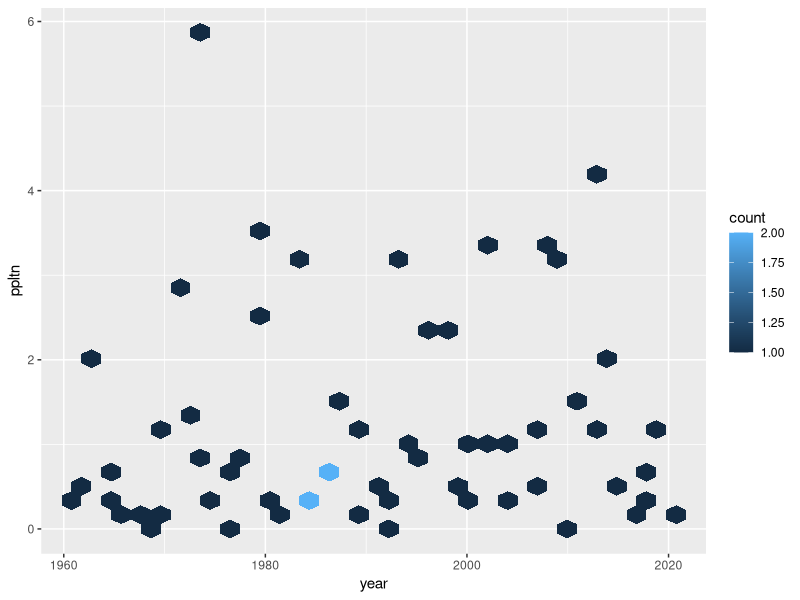
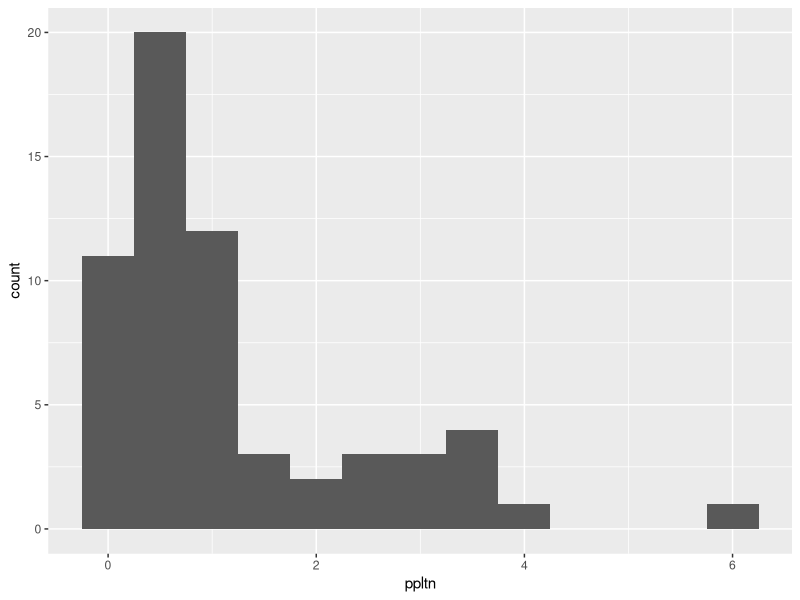
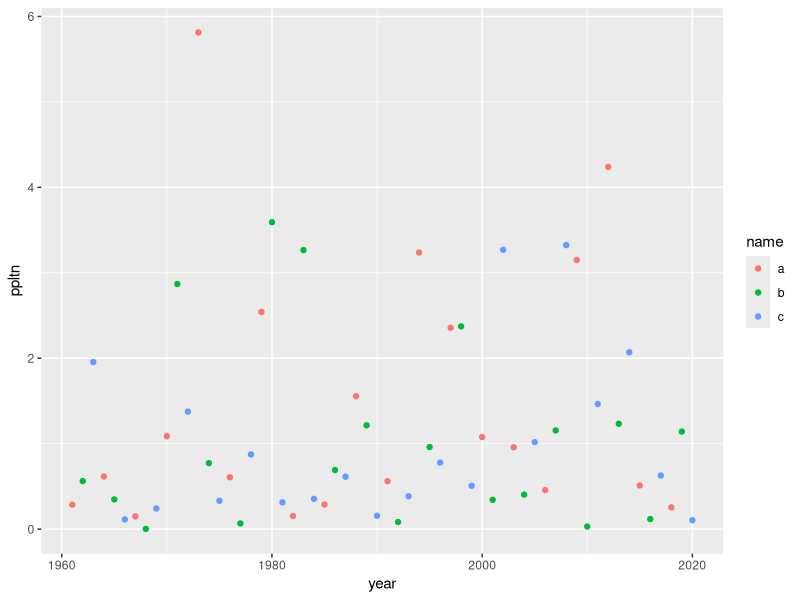
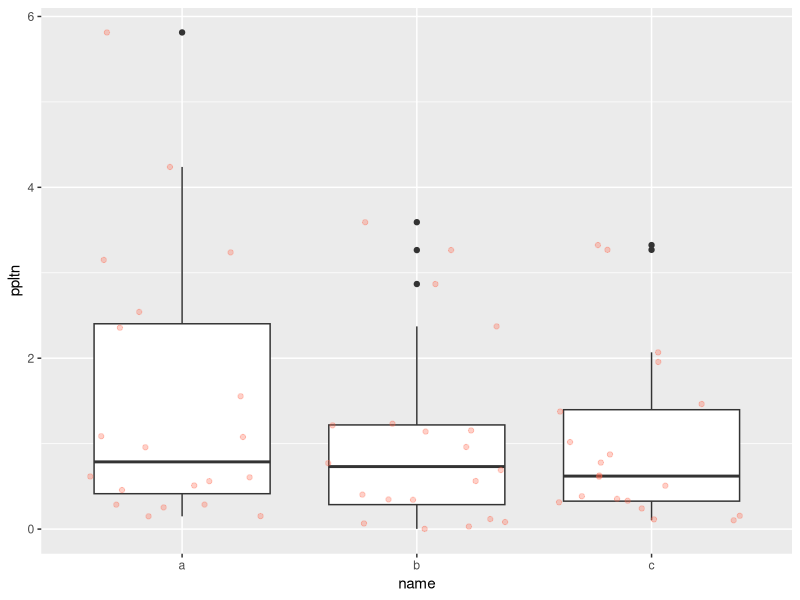
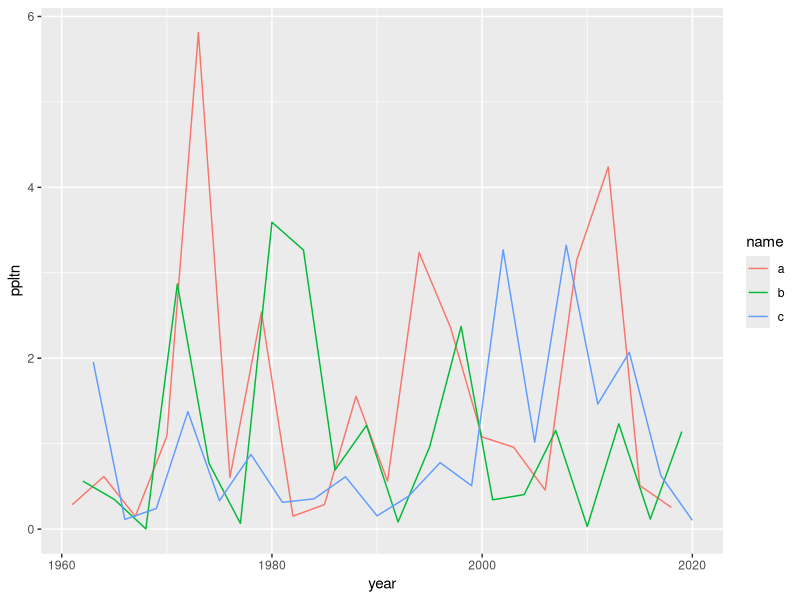
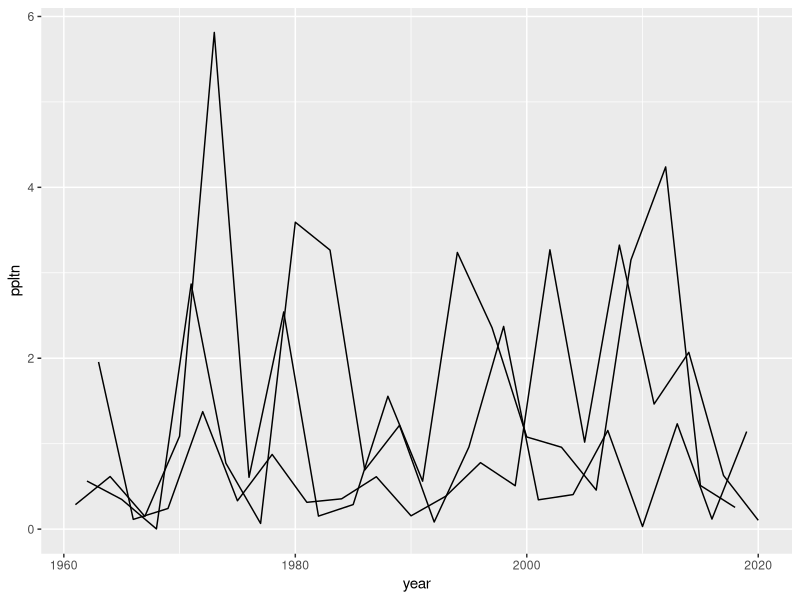
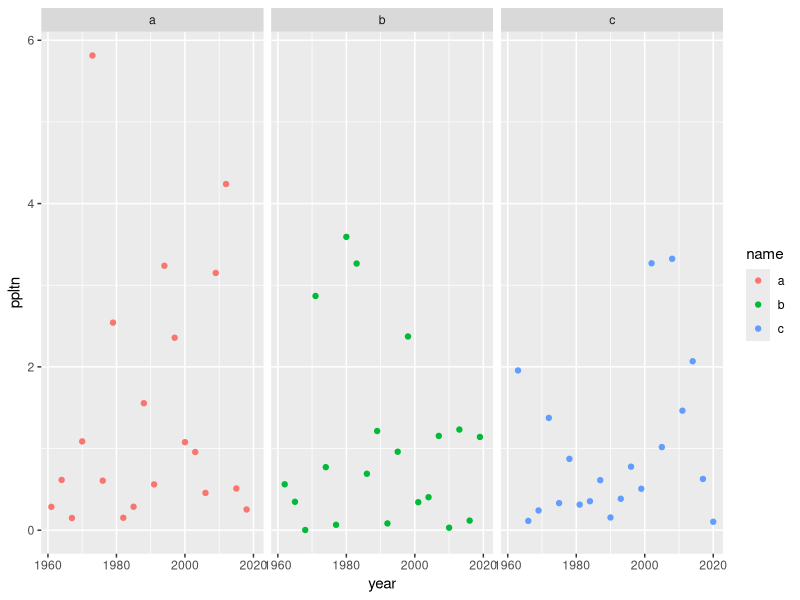
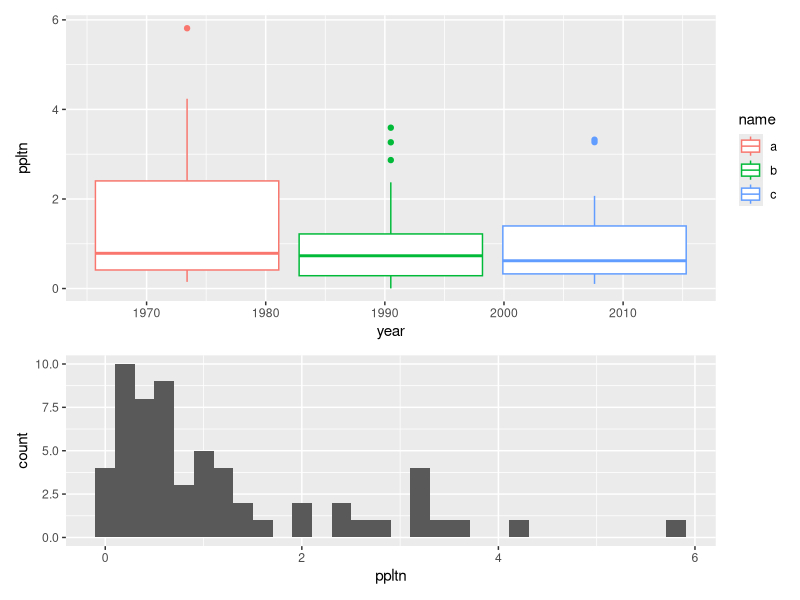

The R source for these figures, in order:
library(ggplot2)
library(tibble)
library(patchwork)

# students daily cash, hryvnyas
data <- tibble(name = rep(letters[1:3], 20),
               year = 1961:2020,
               ppltn = rexp(60))
print(data)

print(ggplot(data, aes(x = year, y = ppltn)) + geom_hex())
print(ggplot(data, aes(x = ppltn)) + geom_histogram(binwidth = 0.5))
print(ggplot(data, aes(x = year, y = ppltn)) + 
            geom_point(aes(color = name)))
print(ggplot(data, aes(x = name, y = ppltn)) + geom_boxplot() +
            geom_jitter(alpha = 0.3, color = "tomato"))
print(ggplot(data, aes(year, ppltn, color = name)) +
            geom_line())

print(data %>% ggplot(aes(year, ppltn, group = name)) +
            geom_line()) 

print(ggplot(data, aes(x = year, y = ppltn)) + 
            geom_point(aes(color = name)) + 
            facet_wrap(facets = vars(name)))

plot1 <- ggplot(data, aes(year, ppltn, color = name)) + geom_boxplot()
plot2 <- ggplot(data, aes(ppltn)) + geom_histogram()
combo_plot <- plot1 / plot2 + plot_layout(heights = c(3, 2))
print(combo_plot)

ggsave("combo_plot_abun_weight.png", combo_plot, width = 10, dpi = 300)